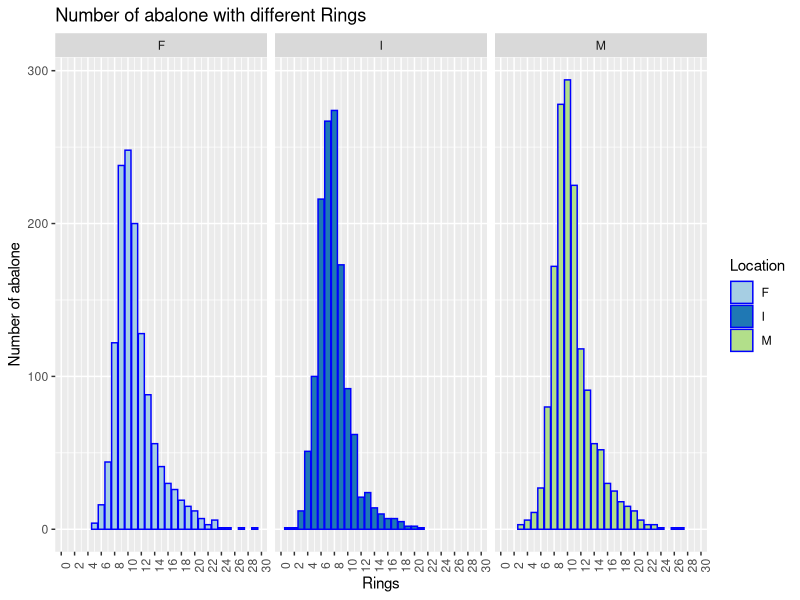
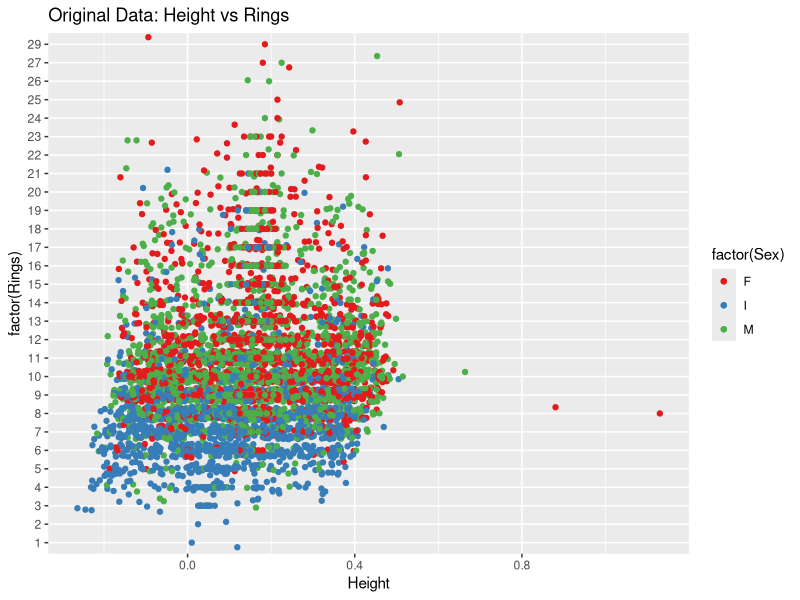
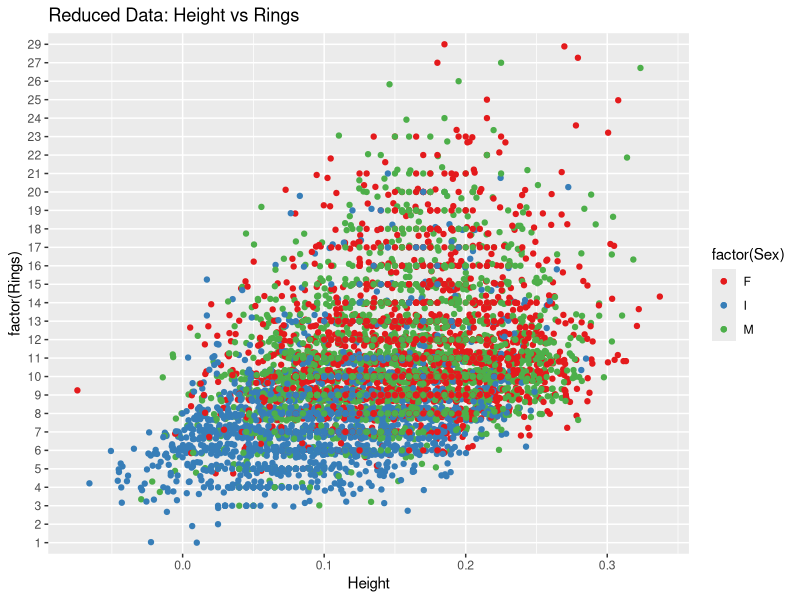

Write R code to recreate these figures, in order. (Note: this script raises an error after producing the figures.)
## ---- chunk 1
library(ggplot2)
library(plyr)
library(nnet)
library(MASS)
library(gridExtra)
library(lattice)
library(RColorBrewer)
library(xtable)
Data = read.csv("abalone.csv")  # Import Data
print(str(Data)) # Structure of the Data
## ---- chunk 2
Data =  subset(Data, select= -c(Shucked.weight,Viscera.weight,Shell.weight))
## ---- chunk 3
ggplot(Data, aes(x = Rings, fill = Sex)) +
  geom_bar(binwidth = 1, color = "blue", origin = min(Data$Rings), position = "identity") +
  scale_x_continuous(name = "Rings", breaks = seq(0, 30, by = 2)) +
  theme(axis.text.x = element_text(angle = 90)) +
  scale_fill_brewer("Location", type = "qual", palette = 3) +
  ylab("Number of abalone") +
  ggtitle("Number of abalone with different Rings") + facet_wrap(~Sex, ncol=3) 
## ---- chunk 4
Age = c(rep(0,nrow(Data)))
for(i in 1:nrow(Data)){
  if(Data[i,]$Rings < 7) Age[i] = 1
  if(Data[i,]$Rings>=7 & Data[i,]$Rings <=13)  Age[i] = 2
  if(Data[i,]$Rings>13)  Age[i] = 3
}
gData= cbind(Data,Age)
## ---- chunk 5
ggplot(gData, aes(x = Height, y = factor(Rings), colour= factor(Sex) ))+ geom_jitter(position = position_jitter(width = .3))  + geom_point() + ggtitle("Original Data: Height vs Rings") + scale_colour_brewer(type="seq",palette="Set1") 
## ---- chunk 6
jData = subset(gData, Height <0.4)
ggplot(jData, aes(x = Height, y = factor(Rings), colour= factor(Sex) ))+ geom_jitter(position = position_jitter(width = .1))  + geom_point() + ggtitle("Reduced Data: Height vs Rings") + scale_colour_brewer(type="seq",palette="Set1") 
## ---- chunk 7
Order_Data = arrange(jData, Sex, Rings, Length)
write.table(Order_Data, "abalone_clean.csv", quote = FALSE,
            sep = ",", row.names = FALSE)
## ---- chunk 8
Data = read.csv("abalone_clean.csv")  # Import Data
head(Data)
## ---- chunk 9
with(Data, table(Sex, Age))
## ---- chunk 10
ggplot(Data, aes(x = Whole.weight, y=Height)) + geom_point(aes(colour = Rings)) +scale_colour_gradient(low = "purple") + stat_smooth(colour="red") + ggtitle("Whole.weight vs Height")

ggplot(Data, aes(x = Length, y=Height)) + geom_point(aes(colour = Rings)) +scale_colour_gradient(low = "purple") + stat_smooth(colour="red") + ggtitle("Length vs Height")

ggplot(Data, aes(x =Length , y=Diameter)) + geom_point(aes(colour = Rings)) +scale_colour_gradient(low = "purple") + stat_smooth(colour="red") + ggtitle("Length vs Diameter")
## ---- chunk 11
yData = ddply(Data, ~Sex+Age, summarize, Volume = Length * Diameter * Height,  Whole.weight = Whole.weight,Rings = Rings)
## ---- chunk 12
cols <- c("Linear"="#f04546","Cubic"="#3591d1")
ggplot(data = yData, aes(x = Whole.weight, y = Volume)) + 
  geom_smooth(method = "lm",aes(colour = "Linear"),lwd = 1 )+ 
  geom_smooth(method = "lm", formula = y ~ poly(x, 3),aes( colour = "Cubic"),lwd = 1)+
  geom_point(alpha = 1/10,colour = "purple") + 
  scale_colour_manual("Type of Regression",values = cols) + 
  ggtitle("Volume vs Whole.weight") + coord_flip() + 
  scale_y_continuous(name = "Volume", breaks = seq(0, 0.15, by = 0.03))
## ---- chunk 13
with(Data, do.call(rbind, tapply(Whole.weight, Sex, function(x) c(M = mean(x), SD = sd(x)))))
## ---- chunk 14
ggplot(data=Data, aes(x = Rings,group=Sex,colour=Sex)) + geom_density() + ggtitle("Density of Rings of each Sex")
## ---- chunk 15
ggplot(data = Data, aes(x = factor(Age), y = Whole.weight)) + geom_boxplot(outlier.colour = "purple", outlier.size = 3,aes(fill = Sex)) + facet_wrap(~Sex, ncol=3) + ggtitle("Whole.weight vs Age for different Sex") + xlab("Age")
## ---- chunk 16
logit <- multinom(Age ~  Whole.weight, data = yData)
summary(logit) 
pp = fitted(logit)
pred<-predict(logit)
table(pred,Data$Age)
## ---- chunk 17
newdata = with(yData, data.frame(Weight = Whole.weight,Sex = Sex, Pred_Prob = pp, Age = Age,Pred_Age = pred))
head(newdata)
ggplot(newdata, aes(x = Pred_Age, y=Age, colour = factor(Pred_Age==Age))) +
  geom_point(position = "jitter") +
  scale_colour_manual("Age Group", values = c("2", "3"), labels = c("Wong Classification","Right Classification")) +
  ggtitle("Classification") 
## ---- chunk 18
cols <- c("Young"="blue","Adult"="#f04546", "Old" = "green")
ggplot(newdata, aes(x= Weight)) + 
  geom_line(aes(y = Pred_Prob.1, colour = "Young")) + 
  geom_line(aes(y = Pred_Prob.2, colour = "Adult")) +
  geom_line(aes(y = Pred_Prob.3, colour = "Old")) + 
  ylab("Predicted Probability") +  facet_wrap(~Sex, ncol=3) +
  scale_colour_manual("Age Group", values = cols) + ggtitle("Predicted Probability")
## ---- chunk 19
LDA1 = lda(Age ~ Whole.weight, yData)
pred1 = predict(LDA1)$class
newdataL1 = with(yData, data.frame(Weight = Whole.weight,Sex = Sex,Age = Age, Pred_Age1 = pred1))
Data_misL1 = subset(newdataL1, Age != Pred_Age1)
## ---- chunk 20
LDA2 = lda(Age ~ ., yData)
pred2 = predict(LDA2)$class
newdataL2 = with(yData, data.frame(Weight = Whole.weight,Sex = Sex,Age = Age, Pred_Age2 = pred2))
Data_misL2 = subset(newdataL2, Age != Pred_Age2)
## ---- chunk 21
p1 = ggplot(Data_misL1, aes(x = Age,fill = Sex)) + geom_bar(binwidth = 1/2,color = "darkgrey") + 
  ylab("Number of mis-classfied data") + 
  ggtitle(" Using Whole.weight only") +
  theme(axis.text.x = element_text(angle = 90)) +
  scale_fill_brewer("Sex", type = "qual", palette = 3)
p2 = ggplot(Data_misL2, aes(x = Age,fill = Sex)) + geom_bar(binwidth = 1/2,color = "darkgrey") + 
  ylab("Number of mis-classfied data") + 
  ggtitle("Using Whole.weight & Volume") +
  theme(axis.text.x = element_text(angle = 90)) +
  scale_fill_brewer("Sex", type = "qual", palette = 3)
grid.arrange(p1, p2, main = "Mis Classified Data for Different Sex__LDA")
## ---- chunk 22
LDA3 = lda(Age ~ Volume, yData)
pred3 = predict(LDA3)$class
newdataL3 = with(yData, data.frame(Weight = Whole.weight,Sex = Sex,Age = Age, Pred_Age3 = pred3))
Data_misL3 = subset(newdataL3, Age != Pred_Age3)
## ---- chunk 23
ggplot(newdataL2, aes(x = Pred_Age2, y=Age, colour = factor(Pred_Age2==Age))) +
  geom_point(position = "jitter") + 
  scale_colour_manual("Age Group", values = c("2", "3"), labels = c("Wong Classification","Right Classification")) +
  ggtitle("Classification using Whole.weight & Volume")
ggplot(newdataL3, aes(x = Pred_Age3, y=Age, colour = factor(Pred_Age3==Age))) +
  geom_point(position = "jitter") + 
  scale_colour_manual("Age Group", values = c("2", "3"), labels = c("Wong Classification","Right Classification")) +
  ggtitle("Classification Using Volume")
## ---- chunk 24
jData <- ddply(Data, ~ Sex + Rings, function(x) {
  jLevels <- c("min", "max")
  Length = range(x$Length)
  Height = range(x$Height)
  Diameter = range(x$Diameter)
  Whole.weight = range(x$Whole.weight)
  return(data.frame(Length, Height, Diameter, Whole.weight, stat = jLevels))
})
## ---- chunk 25
p_Height = ggplot(jData, aes(x = Rings,y = Height, group = stat,colour = stat)) + geom_line() + geom_point() + facet_wrap(~Sex, ncol=3) + ggtitle("Height: Min vs Min") + theme(legend.position = "none")
p_Length = ggplot(jData, aes(x = Rings,y = Length, group = stat,colour = stat)) + geom_line() + geom_point() + facet_wrap(~Sex, ncol=3) + ggtitle("Length: Min vs Max")  + theme(legend.position = "none")
p_Diameter = ggplot(jData, aes(x = Rings,y = Diameter, group = stat,colour = stat)) + geom_line() + geom_point() + facet_wrap(~Sex, ncol=3) + ggtitle("Diameter: Min vs Max") + theme(legend.position = "none")
p_Whole.weight = ggplot(jData, aes(x = Rings,y = Whole.weight, group = stat,colour = stat)) + geom_line() + geom_point() + facet_wrap(~Sex, ncol=3) + ggtitle("Whole.weight: Min vs Max") 

tmp <- ggplot_gtable(ggplot_build(p_Whole.weight))
leg <- which(sapply(tmp$grobs, function(x) x$name) == "guide-box")
legend <- tmp$grobs[[leg]]

grid.arrange(arrangeGrob(p_Whole.weight+theme(legend.position="none"),p_Length,p_Height,p_Diameter))
## ---- chunk 26
px_Height = xyplot(Height ~  Rings| Sex, jData, group=stat, auto.key =  list(columns = 2,x = 0.35, y = 0.85, corner = c(0, 1)), type=c("p", "l"),par.settings = list(superpose.line = list(col = c("red", "blue")), superpose.symbol = list(col = c("red", "blue"))), grid = "h")
grid.arrange(arrangeGrob(p_Height+xlab(""),px_Height))
## ---- chunk 27

jFun <- function(x) {
  name = c()
  Coefs = c()
  for(i in 1:4 ){
  temp = c()
  temp <- rbind(temp,as.numeric(coef(lm(x[,i+1] ~ Rings, x))))
  Coefs = rbind(Coefs, temp)
  name = rbind(name, names(x[i+1]))
  }
  return(data.frame(Intercept = Coefs[,1],Slope = Coefs[,2] ,Variable = name))
}
jCoefs <- ddply(Data, ~ Sex, jFun)

foo <- ddply(jCoefs, ~ Variable, function(x) {
    lerange <- c(which.min(x$Intercept), which.max(x$Intercept))
    cbind(x[lerange, c("Variable", "Sex", "Intercept", "Slope")], stat=c("min_slope", "max_slope"))
 })
foo = xtable(foo)
print(foo,  type = "html", include.rownames = FALSE)
## ---- chunk 28
ggplot(subset(Data, Sex %in% c("F","I")), aes(x = Rings, y = Height) ) +   facet_wrap(~Sex, ncol=2) + 
  geom_smooth(method = "lm", colour = "purple") + 
  geom_point(aes(colour = factor(Age))) +
  ggtitle("Max_slope vs Min_slope of Height") + 
  scale_colour_manual("Age Group",values = c("4","3","5"), labels = c("Young","Adult","Old")) 
## ---- chunk 29
ggplot(subset(Data, Sex %in% c("F","I")), aes(x = Rings, y = Diameter)) +   facet_wrap(~Sex, ncol=2) + 
  geom_smooth(method = "lm", colour = "purple") + 
  geom_point(aes(colour = factor(Age))) +
  ggtitle("Max_slope vs Min_slope of Diameter") + 
  scale_colour_manual("Age Group",values = c("4","3","5"), labels = c("Young","Adult","Old")) 
## ---- chunk 30
ggplot(subset(Data, Sex %in% c("F","I")), aes(x = Rings, y = Length)) +   facet_wrap(~Sex, ncol=2) + 
  geom_smooth(method = "lm", colour = "purple") + 
  geom_point(aes(colour = factor(Age))) +
  ggtitle("Max_slope vs Min_slope of Length") + 
  scale_colour_manual("Age Group",values = c("4","3","5"), labels = c("Young","Adult","Old")) 
## ---- chunk 31
ggplot(subset(Data, Sex %in% c("F","I")), aes(x = Rings, y = Whole.weight)) +   facet_wrap(~Sex, ncol=2) + 
  geom_smooth(method = "lm", colour = "purple") + 
  geom_point(aes(colour = factor(Age))) +
  ggtitle("Max_slope vs Min_slope of Whole.weight") + 
  scale_colour_manual("Age Group",values = c("4","3","5"), labels = c("Young","Adult","Old")) 
